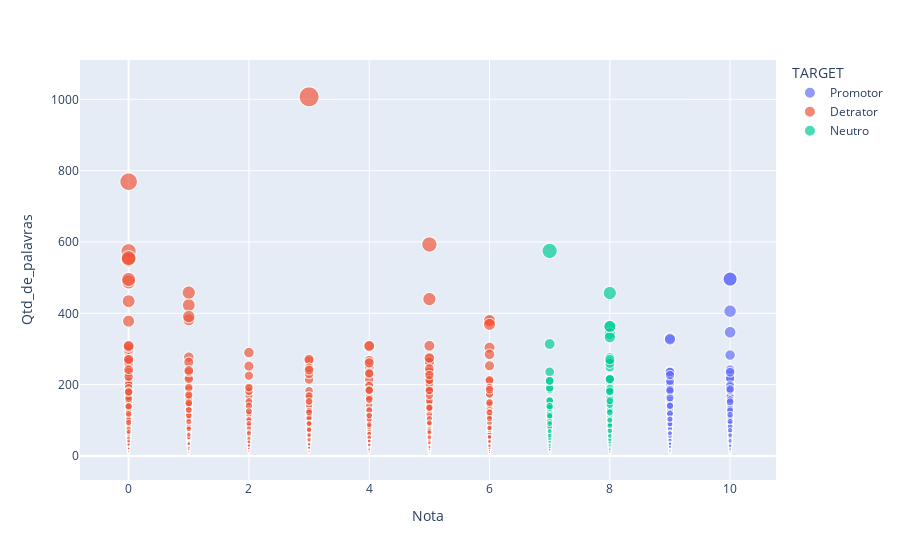

Here is the notebook cell this chart was saved with:
### Code cell
px.scatter(df, x='Nota', size='Qtd_de_palavras',
              y='Qtd_de_palavras', color='TARGET')

### Figure 1 — Plotly figure (JSON) as saved in the notebook; plotly's stock layout.template omitted (floating-point values rounded to 4 significant figures; data arrays with more than 128 entries replaced by an {"elided": "..."} marker saying what was removed)
{"data": [{"hovertemplate": "TARGET=Promotor<br>Nota=%{x}<br>Qtd_de_palavras=%{marker.size}<extra></extra>", "legendgroup": "Promotor", "marker": {"color": "#636efa", "size": {"elided": "1928 int values"}, "sizemode": "area", "sizeref": 2.518, "symbol": "circle"}, "mode": "markers", "name": "Promotor", "showlegend": true, "type": "scattergl", "x": {"elided": "1928 int values"}, "xaxis": "x", "y": {"elided": "1928 int values"}, "yaxis": "y"}, {"hovertemplate": "TARGET=Detrator<br>Nota=%{x}<br>Qtd_de_palavras=%{marker.size}<extra></extra>", "legendgroup": "Detrator", "marker": {"color": "#EF553B", "size": {"elided": "834 int values"}, "sizemode": "area", "sizeref": 2.518, "symbol": "circle"}, "mode": "markers", "name": "Detrator", "showlegend": true, "type": "scattergl", "x": {"elided": "834 int values"}, "xaxis": "x", "y": {"elided": "834 int values"}, "yaxis": "y"}, {"hovertemplate": "TARGET=Neutro<br>Nota=%{x}<br>Qtd_de_palavras=%{marker.size}<extra></extra>", "legendgroup": "Neutro", "marker": {"color": "#00cc96", "size": {"elided": "561 int values"}, "sizemode": "area", "sizeref": 2.518, "symbol": "circle"}, "mode": "markers", "name": "Neutro", "showlegend": true, "type": "scattergl", "x": {"elided": "561 int values"}, "xaxis": "x", "y": {"elided": "561 int values"}, "yaxis": "y"}], "layout": {"legend": {"itemsizing": "constant", "title": {"text": "TARGET"}, "tracegroupgap": 0}, "margin": {"t": 60}, "xaxis": {"anchor": "y", "domain": [0, 1], "title": {"text": "Nota"}}, "yaxis": {"anchor": "x", "domain": [0, 1], "title": {"text": "Qtd_de_palavras"}}}}
